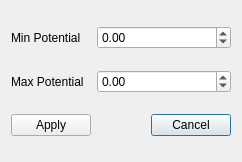
<?xml version="1.0" encoding="UTF-8"?>
<ui version="4.0">
 <class>RescaleColorMap</class>
 <widget class="QDialog" name="RescaleColorMap">
  <property name="geometry">
   <rect>
    <x>0</x>
    <y>0</y>
    <width>242</width>
    <height>162</height>
   </rect>
  </property>
  <property name="sizePolicy">
   <sizepolicy hsizetype="Preferred" vsizetype="Preferred">
    <horstretch>0</horstretch>
    <verstretch>0</verstretch>
   </sizepolicy>
  </property>
  <property name="maximumSize">
   <size>
    <width>800</width>
    <height>300</height>
   </size>
  </property>
  <property name="windowTitle">
   <string>Fixed Color Scale</string>
  </property>
  <layout class="QGridLayout" name="gridLayout">
   <item row="1" column="0">
    <widget class="QLabel" name="label_3">
     <property name="maximumSize">
      <size>
       <width>100</width>
       <height>30</height>
      </size>
     </property>
     <property name="text">
      <string>Max Potential</string>
     </property>
    </widget>
   </item>
   <item row="0" column="0">
    <widget class="QLabel" name="label_4">
     <property name="maximumSize">
      <size>
       <width>100</width>
       <height>30</height>
      </size>
     </property>
     <property name="text">
      <string>Min Potential</string>
     </property>
    </widget>
   </item>
   <item row="2" column="2">
    <widget class="QPushButton" name="CancleScaleButton">
     <property name="text">
      <string>Cancel</string>
     </property>
    </widget>
   </item>
   <item row="0" column="1" colspan="2">
    <widget class="QDoubleSpinBox" name="minSpinBox">
     <property name="minimum">
      <double>-99.989999999999995</double>
     </property>
    </widget>
   </item>
   <item row="1" column="1" colspan="2">
    <widget class="QDoubleSpinBox" name="maxSpinBox">
     <property name="minimum">
      <double>-99.989999999999995</double>
     </property>
    </widget>
   </item>
   <item row="2" column="0">
    <widget class="QPushButton" name="ApplyScaleButton">
     <property name="text">
      <string>Apply</string>
     </property>
    </widget>
   </item>
  </layout>
 </widget>
 <resources/>
 <connections/>
</ui>
